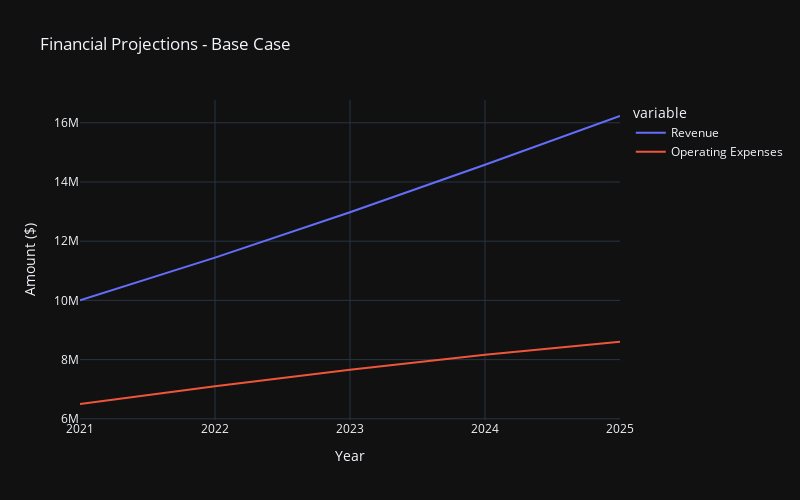
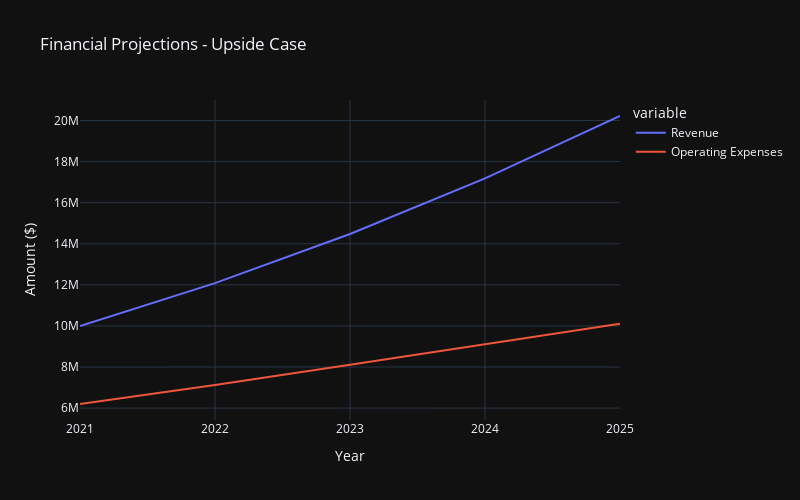
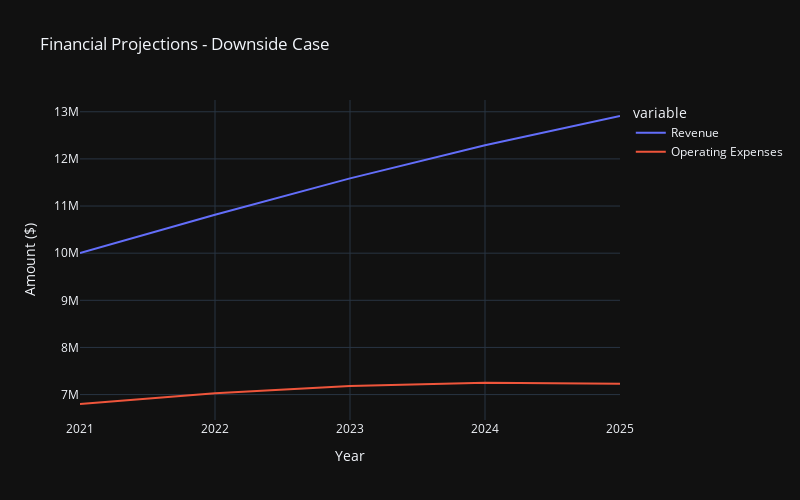
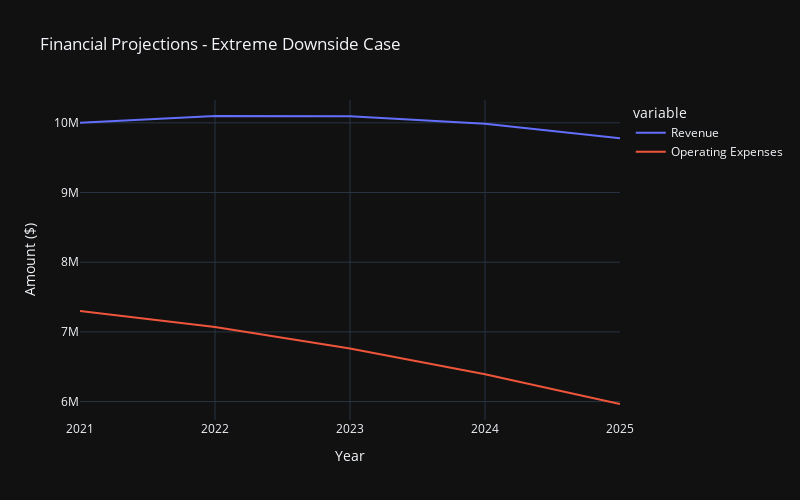

These figures' notebook cell, in order:
### Code cell
%autoreload 2

from utils.python_helpers import financial_modeling_service


financial_modeling_service.run()

### Figure 1 — Plotly figure (JSON) as saved in the notebook; plotly's stock layout.template omitted (floating-point values rounded to 4 significant figures)
{"data": [{"hovertemplate": "variable=Revenue<br>Year=%{x}<br>Amount ($)=%{y}<extra></extra>", "legendgroup": "Revenue", "line": {"color": "#636efa", "dash": "solid"}, "marker": {"symbol": "circle"}, "mode": "lines", "name": "Revenue", "orientation": "v", "showlegend": true, "type": "scatter", "x": [2021, 2022, 2023, 2024, 2025], "xaxis": "x", "y": [10000000, 11445000, 12978630, 14580000.0, 16230000.0], "yaxis": "y"}, {"hovertemplate": "variable=Operating Expenses<br>Year=%{x}<br>Amount ($)=%{y}<extra></extra>", "legendgroup": "Operating Expenses", "line": {"color": "#EF553B", "dash": "solid"}, "marker": {"symbol": "circle"}, "mode": "lines", "name": "Operating Expenses", "orientation": "v", "showlegend": true, "type": "scatter", "x": [2021, 2022, 2023, 2024, 2025], "xaxis": "x", "y": [6500000, 7095900, 7657000.0, 8166000.0, 8601000.0], "yaxis": "y"}], "layout": {"height": 500, "legend": {"title": {"text": "variable"}, "tracegroupgap": 0}, "title": {"text": "Financial Projections - Base Case"}, "width": 800, "xaxis": {"anchor": "y", "domain": [0, 1], "title": {"text": "Year"}}, "yaxis": {"anchor": "x", "domain": [0, 1], "title": {"text": "Amount ($)"}}}}

### Figure 2 — Plotly figure (JSON) as saved in the notebook; plotly's stock layout.template omitted (floating-point values rounded to 4 significant figures)
{"data": [{"hovertemplate": "variable=Revenue<br>Year=%{x}<br>Amount ($)=%{y}<extra></extra>", "legendgroup": "Revenue", "line": {"color": "#636efa", "dash": "solid"}, "marker": {"symbol": "circle"}, "mode": "lines", "name": "Revenue", "orientation": "v", "showlegend": true, "type": "scatter", "x": [2021, 2022, 2023, 2024, 2025], "xaxis": "x", "y": [10000000, 12080000.0, 14470000.0, 17180000.0, 20220000.0], "yaxis": "y"}, {"hovertemplate": "variable=Operating Expenses<br>Year=%{x}<br>Amount ($)=%{y}<extra></extra>", "legendgroup": "Operating Expenses", "line": {"color": "#EF553B", "dash": "solid"}, "marker": {"symbol": "circle"}, "mode": "lines", "name": "Operating Expenses", "orientation": "v", "showlegend": true, "type": "scatter", "x": [2021, 2022, 2023, 2024, 2025], "xaxis": "x", "y": [6200000, 7130000.0, 8106000.0, 9107000.0, 10110000.0], "yaxis": "y"}], "layout": {"height": 500, "legend": {"title": {"text": "variable"}, "tracegroupgap": 0}, "title": {"text": "Financial Projections - Upside Case"}, "width": 800, "xaxis": {"anchor": "y", "domain": [0, 1], "title": {"text": "Year"}}, "yaxis": {"anchor": "x", "domain": [0, 1], "title": {"text": "Amount ($)"}}}}

### Figure 3 — Plotly figure (JSON) as saved in the notebook; plotly's stock layout.template omitted (floating-point values rounded to 4 significant figures)
{"data": [{"hovertemplate": "variable=Revenue<br>Year=%{x}<br>Amount ($)=%{y}<extra></extra>", "legendgroup": "Revenue", "line": {"color": "#636efa", "dash": "solid"}, "marker": {"symbol": "circle"}, "mode": "lines", "name": "Revenue", "orientation": "v", "showlegend": true, "type": "scatter", "x": [2021, 2022, 2023, 2024, 2025], "xaxis": "x", "y": [10000000, 10816000, 11590000.0, 12290000.0, 12910000.0], "yaxis": "y"}, {"hovertemplate": "variable=Operating Expenses<br>Year=%{x}<br>Amount ($)=%{y}<extra></extra>", "legendgroup": "Operating Expenses", "line": {"color": "#EF553B", "dash": "solid"}, "marker": {"symbol": "circle"}, "mode": "lines", "name": "Operating Expenses", "orientation": "v", "showlegend": true, "type": "scatter", "x": [2021, 2022, 2023, 2024, 2025], "xaxis": "x", "y": [6800000, 7030400, 7183000.0, 7251000.0, 7230000.0], "yaxis": "y"}], "layout": {"height": 500, "legend": {"title": {"text": "variable"}, "tracegroupgap": 0}, "title": {"text": "Financial Projections - Downside Case"}, "width": 800, "xaxis": {"anchor": "y", "domain": [0, 1], "title": {"text": "Year"}}, "yaxis": {"anchor": "x", "domain": [0, 1], "title": {"text": "Amount ($)"}}}}

### Figure 4 — Plotly figure (JSON) as saved in the notebook; plotly's stock layout.template omitted (floating-point values rounded to 4 significant figures)
{"data": [{"hovertemplate": "variable=Revenue<br>Year=%{x}<br>Amount ($)=%{y}<extra></extra>", "legendgroup": "Revenue", "line": {"color": "#636efa", "dash": "solid"}, "marker": {"symbol": "circle"}, "mode": "lines", "name": "Revenue", "orientation": "v", "showlegend": true, "type": "scatter", "x": [2021, 2022, 2023, 2024, 2025], "xaxis": "x", "y": [10000000, 10098000, 10090000.0, 9987000.0, 9779000.0], "yaxis": "y"}, {"hovertemplate": "variable=Operating Expenses<br>Year=%{x}<br>Amount ($)=%{y}<extra></extra>", "legendgroup": "Operating Expenses", "line": {"color": "#EF553B", "dash": "solid"}, "marker": {"symbol": "circle"}, "mode": "lines", "name": "Operating Expenses", "orientation": "v", "showlegend": true, "type": "scatter", "x": [2021, 2022, 2023, 2024, 2025], "xaxis": "x", "y": [7300000, 7068600, 6763000.0, 6392000.0, 5965000.0], "yaxis": "y"}], "layout": {"height": 500, "legend": {"title": {"text": "variable"}, "tracegroupgap": 0}, "title": {"text": "Financial Projections - Extreme Downside Case"}, "width": 800, "xaxis": {"anchor": "y", "domain": [0, 1], "title": {"text": "Year"}}, "yaxis": {"anchor": "x", "domain": [0, 1], "title": {"text": "Amount ($)"}}}}
